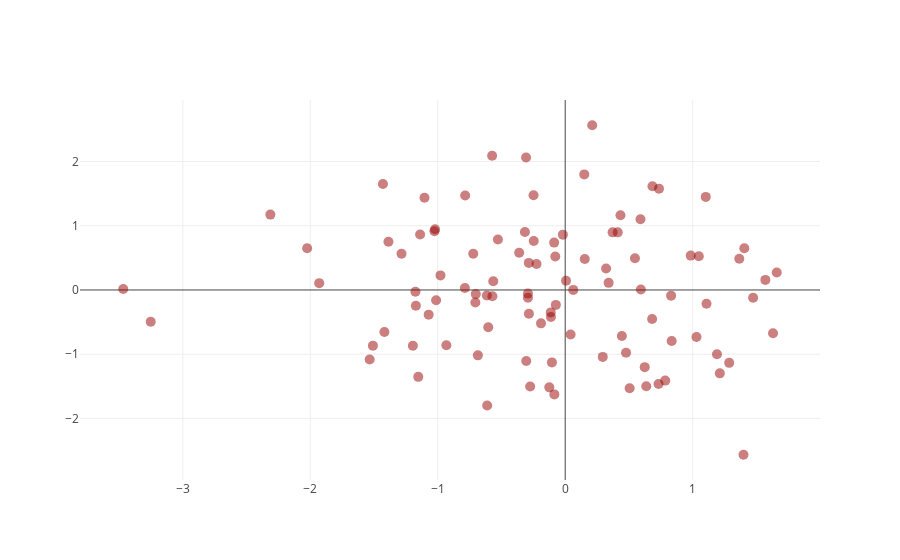

Notebook code for this chart:
### Markdown cell above
## Simple scatter plot

### Code cell
trace = go.Scatter(x = random_x, y = random_y, mode = 'markers',
                   marker = dict(size = 10, color="rgba(152,0,0,0.5)")
                  )
data = [trace]
figure = dict(data=data)
iplot(figure)
